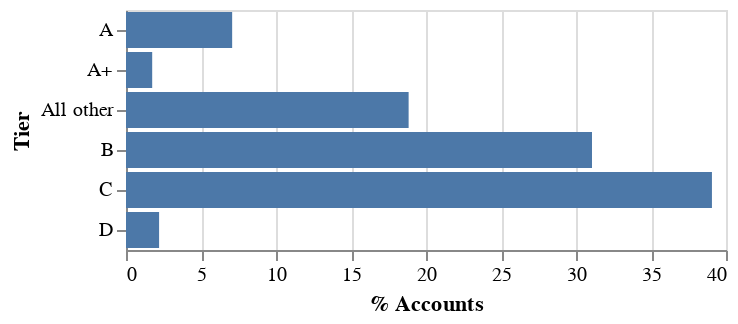

The notebook cell saved with this chart:
### Markdown cell above
#### Bar chart

The next graph proposed to tackle is a horizontal bar chart. Since now the comparison does not involve angles and are aligned at the start point, discerning the segment's scale is easier.

This is the default representation in `Altair`:

### Code cell
# Default altair bar chart

alt.Chart(table_charts).mark_bar().encode(
    y = alt.Y('Tier'),
    x = alt.X('% Accounts')
    )

### Figure 1 — Vega-Lite specification as saved in the notebook (floating-point values rounded to 4 significant figures)
{"config": {"view": {"continuousWidth": 300, "continuousHeight": 300}}, "data": {"name": "data-a60d9a076f3158fd30f193ba37da523b"}, "mark": {"type": "bar"}, "encoding": {"x": {"field": "% Accounts", "type": "quantitative"}, "y": {"field": "Tier", "type": "nominal"}}, "$schema": "https://vega.github.io/schema/vega-lite/v5.20.1.json", "datasets": {"data-a60d9a076f3158fd30f193ba37da523b": [{"Tier": "A+", "# of Accounts": 19.0, "% Accounts": 1.746, "Revenue ($M)": 3.927, "% Revenue": 21.0}, {"Tier": "A", "# of Accounts": 77.0, "% Accounts": 7.077, "Revenue ($M)": 4.675, "% Revenue": 25.0}, {"Tier": "B", "# of Accounts": 338.0, "% Accounts": 31.07, "Revenue ($M)": 5.984, "% Revenue": 32.0}, {"Tier": "C", "# of Accounts": 425.0, "% Accounts": 39.06, "Revenue ($M)": 2.805, "% Revenue": 15.0}, {"Tier": "D", "# of Accounts": 24.0, "% Accounts": 2.206, "Revenue ($M)": 0.374, "% Revenue": 2.0}, {"Tier": "All other", "# of Accounts": 205.0, "% Accounts": 18.84, "Revenue ($M)": 0.935, "% Revenue": 5.0}]}}
